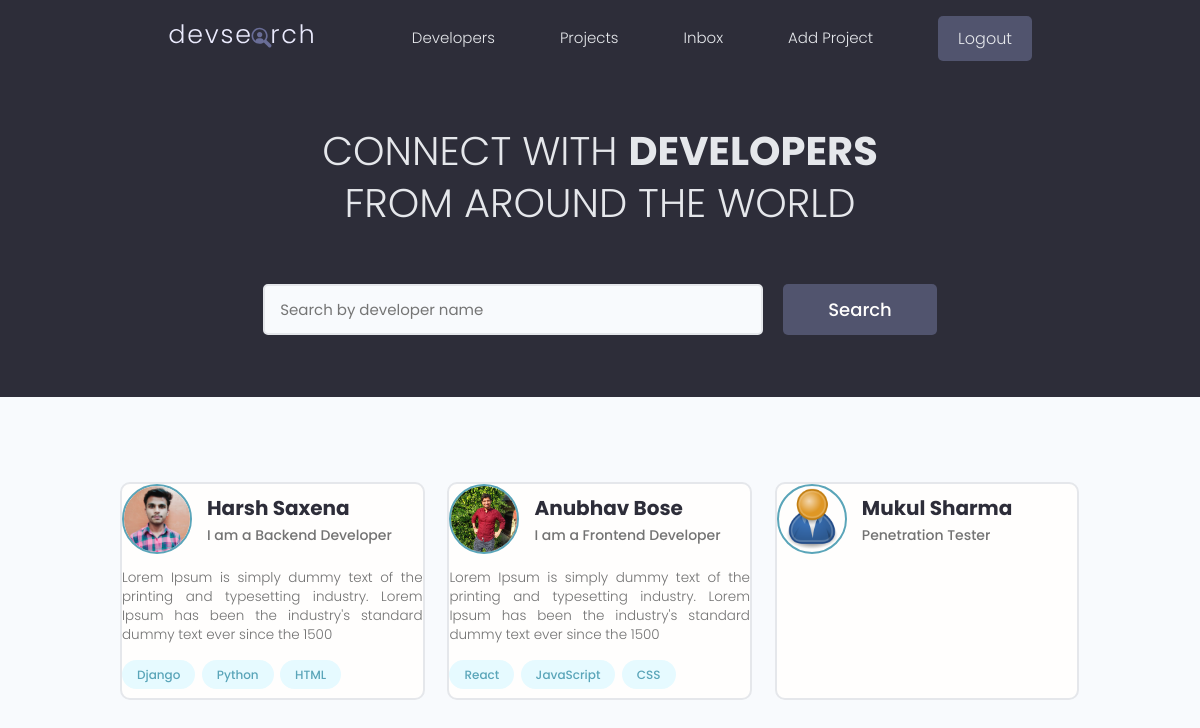
The app's page / (signed in) with its own data.
### users/models.py (models this page shows, shortened)
class Profile(models.Model):
    user = models.OneToOneField(User, on_delete=models.CASCADE, null=True, blank=True)
    name = models.CharField(max_length=200, null=True, blank=True)
    email = models.EmailField(max_length=500, null=True, blank=True)
    username = models.CharField(max_length=200, null=True, blank=True)
    location = models.CharField(max_length=200, null=True, blank=True)
    short_intro = models.CharField(max_length=200, null=True, blank=True)
    bio = models.TextField(null=True, blank=True)
    profile_image = models.ImageField(null=True, blank=True, upload_to="profiles/", default="profiles/user-default.png")
    social_github = models.CharField(max_length=200, null=True, blank=True)
    social_twitter = models.CharField(max_length=200, null=True, blank=True)
    social_linkedin = models.CharField(max_length=200, null=True, blank=True)
    social_youtube = models.CharField(max_length=200, null=True, blank=True)
    social_website = models.CharField(max_length=200, null=True, blank=True)
    created = models.DateTimeField(auto_now_add=True)
    id = models.UUIDField(default=uuid.uuid4, unique=True, primary_key=True, editable=False)

class Skill(models.Model):
    owner = models.ForeignKey(Profile, on_delete=models.CASCADE, null=True, blank=True)
    name = models.CharField(max_length=200, null=True, blank=True)
    description = models.TextField(null=True, blank=True)
    created = models.DateTimeField(auto_now_add=True)
    id = models.UUIDField(default=uuid.uuid4, unique=True, primary_key=True, editable=False)
    def __str__(self):
        return str(self.name)

### users/views.py (the view)
# urls.py: path("", views.profiles, name="profiles"),
def profiles(request):
    profiles = Profile.objects.all()
    context = {"profiles": profiles}
    return render(request, "users/profiles.html", context)

### users/templates/users/profiles.html (shortened to what this page needs)
{% extends 'main.html' %}
{% block content %}
<main class="home">
    <section class="hero-section text-center">
      <div class="container container--narrow">
        <div class="hero-section__box">
          <h2>CONNECT WITH <span>DEVELOPERS</span></h2>
          <h2>FROM AROUND THE WORLD</h2>
        </div>
        <div class="hero-section__search">
          <form id="searchForm" class="form" action="{% url 'profiles' %}" method="get">
            <div class="form__field">
              <input class="input input--text" id="formInput#search" type="text" name="search_query"
                value="{{search_query}}" placeholder="Search by developer name" />
            </div>
            <input class="btn btn--sub btn--lg" type="submit" value="Search" />
          </form>
        </div>
      </div>
    </section>
    <section class="devlist">
      <div class="container">
        <div class="grid grid--three">
          {% for profile in profiles %}
          <div class="column card">
            <div class="dev">
                <a href="{% url 'user-profile' profile.id %}" class="card_body">
                <div class="dev__profile">
                  <img class="avatar avatar--md" src="{{profile.profile_image.url}}" alt="image" />
                  <div class="dev__meta">
                    <h3>{{profile.name}}</h3>
                    <h5>{{profile.short_intro|slice:"60"}}</h5>
                  </div>
                </div>
                <p class="dev__info">
                  {{profile.bio|slice:"150"}}
                </p>
                <div class="dev__skills">
                  {% for skill in profile.skill_set.all|slice:"5" %}
                  <span class="tag tag--pill tag--main">
                    <small>{{skill}}</small>
                  </span>
                  {% endfor %}
                </div>
              </a>
            </div>
          </div>
          {% endfor %}
        </div>
      </div>
    </section>
  </main>
{% endblock %}

### static/styles/app.css (style rules this page uses)
:root { --color-sub: #2d2d39; }
.btn--sub { background-color: var(--color-sub-light); }
.card { border: 2px solid var(--color-light); }
img { width: 100%; }
.hero-section { height: 40vh; display: flex; align-items: center; background-color: var(--color-sub); }
.hero-section__box { margin-bottom: 4rem; }
.hero-section__box > h2, .hero-section__box > h2 > span { font-size: 4rem; color: var(--color-light); line-height: 1.3; text-transform: uppercase; }
.hero-section__box > h2 { font-weight: 300; }
.hero-section__box > h2 > span { font-weight: 700; }
.hero-section__search > .form { display: flex; align-items: center; justify-content: center; gap: 2rem; }
.hero-section__search > .form input.input--text { width: 50rem; }
.devlist { margin-top: 8rem; }
.devlist .grid { align-items: stretch; }
.devlist .dev .dev__profile { display: flex; align-items: center; gap: 1.5rem; }
.devlist .dev .dev__meta h3 { color: var(--color-sub); font-size: 2rem; font-weight: 700; }
.devlist .dev .dev__meta h5 { color: var(--color-text); font-size: 1.4rem; font-weight: 500; }
.devlist .dev .dev__info { margin: 1.5rem 0; font-size: 1.35rem; line-height: 1.4; text-align: justify; }

### static/uikit/styles/modules/_variables.css (style rules this page uses)
:root { --color-main: #5aa5b9; --color-main-light: #e6faff; --color-sub: #3f4156; --color-sub-light: #51546e; --color-sub-lighter: #ededfd; --color-text: #737373; --color-gray: #8b8b8b; --color-light: #e5e7eb; --color-light-gray: #767676; --color-bg: #f8fafd; --color-white: #fffefd; --color-white-light: #f3f3f3; --color-success: #359e64; --color-success-bg: #def8e8; --color-error: #fc4b0b; --color-error-bg: #fff2ee; --font-base: 'Poppins', arial, helvetica, 'Segoe UI', roboto, ubuntu, sans-serif; --font-monospace: 'Fira Code', 'Courier New', courier, monospace; --font-regular: 300; --font-medium: 500; --font-bold: 700; --generic-shadow: 1px 1px 5px #00000010; --generic-transition: all 0.3s ease-in-out; }

### static/uikit/styles/modules/_base.css (style rules this page uses)
* { margin: 0; padding: 0; box-sizing: border-box; text-rendering: optimizeLegibility; color: inherit; font-size: inherit; }
html { font-size: 50%; }
@media only screen and (min-width: 480px) { html { font-size: 56.25%; } }
@media only screen and (min-width: 1200px) { html { font-size: 62.5%; } }
body { line-height: 1.6; font-weight: 400; font-size: 1.5rem; color: var(--color-text); background-color: var(--color-bg); min-height: 100vh; }

### static/uikit/styles/modules/_typography.css (style rules this page uses)
* { font-family: var(--font-base); }
h2 { font-size: 3.6rem; font-weight: var(--font-bold); }
h3 { font-size: 3.2rem; font-weight: var(--font-medium); }
h5 { font-size: 2.4rem; font-weight: var(--font-medium); }
h5, h6 { font-weight: var(--font-regular); }
p, span, strong { font-size: 1.6rem; color: var(--color-text); font-weight: var(--font-regular); }
a { padding-bottom: 2px; text-decoration: none; display: inline-block; color: var(--color-main); font-weight: var(--font-medium); }

### static/uikit/styles/modules/_utilities.css (style rules this page uses)
.container { width: 92%; max-width: 165rem; margin: 0 auto; box-sizing: border-box; }
.container--narrow { width: 92%; max-width: 120rem; }
@media screen and (min-width: 1000px) { .container { width: 90%; } }
@media screen and (min-width: 1000px) { .container--narrow { width: 85%; } }
@media screen and (min-width: 1200px) { .container { width: 80%; } }
@media screen and (min-width: 1200px) { .container--narrow { width: 72%; } }
.text-center { text-align: center; }

### static/uikit/styles/modules/_avatar.css (style rules this page uses)
.avatar { border-radius: 50%; border: 2px solid var(--color-main); object-fit: cover; }
.avatar--md { height: 7rem; width: 7rem; }

### static/uikit/styles/modules/_button.css (style rules this page uses)
.btn { display: inline-block; position: relative; cursor: pointer; background-color: var(--color-light); font-weight: var(--font-medium); color: var(--color-sub); text-decoration: none; padding: 1rem 2rem; border-radius: 0.5rem; border: none; width: -webkit-fit-content; width: -moz-fit-content; width: fit-content; height: -webkit-fit-content; height: -moz-fit-content; height: fit-content; font-size: 1.6rem; outline-width: 0; outline-color: transparent; -webkit-backface-visibility: hidden; backface-visibility: hidden; transition: all 0.3s ease-in-out; }
.btn--sub { background-color: var(--color-sub); color: var(--color-white); }
.btn--lg { font-size: 1.8rem; padding: 1.2rem 4.5rem; }

### static/uikit/styles/modules/_card.css (style rules this page uses)
.card { border-radius: 1rem; background-color: var(--color-white); border: 1.5px solid var(--color-light); width: auto; height: auto; margin-top: 0.5rem; margin-bottom: 0.5rem; overflow: hidden; }

### records on screen
Profile: profile_image (picture), name "Harsh Saxena", short_intro "I am a Backend Developer", bio "Lorem Ipsum is simply dummy text of the printing and typesetting industry. Lorem Ipsum has been the industry's standard dummy text ever since the 1500"
Skill: name "Django"
Skill: name "Python"
Skill: name "HTML"
Profile: profile_image (picture), name "Anubhav Bose", short_intro "I am a Frontend Developer", bio "Lorem Ipsum is simply dummy text of the printing and typesetting industry. Lorem Ipsum has been the industry's standard dummy text ever since the 1500"
Skill: name "React"
Skill: name "JavaScript"
Skill: name "CSS"
Profile: profile_image (placeholder picture), name "Mukul Sharma", short_intro "Penetration Tester"
